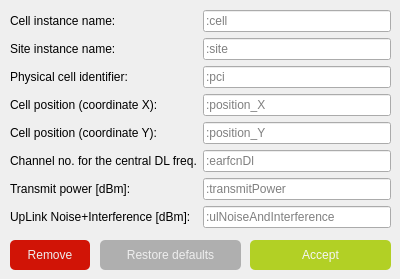
    <widget class="QWidget" name="cellTab">
     <attribute name="title">
      <string>Cell</string>
     </attribute>
     <widget class="QWidget" name="formLayoutWidget_2">
      <property name="geometry">
       <rect>
        <x>10</x>
        <y>10</y>
        <width>381</width>
        <height>221</height>
       </rect>
      </property>
      <layout class="QFormLayout" name="formLayout_2">
       <item row="0" column="0">
        <widget class="QLabel" name="cell_label_1">
         <property name="text">
          <string>Cell instance name:</string>
         </property>
        </widget>
       </item>
       <item row="0" column="1">
        <widget class="QLineEdit" name="cell">
         <property name="inputMask">
          <string/>
         </property>
         <property name="readOnly">
          <bool>false</bool>
         </property>
         <property name="placeholderText">
          <string>:cell</string>
         </property>
        </widget>
       </item>
       <item row="1" column="0">
        <widget class="QLabel" name="cell_label_2">
         <property name="text">
          <string>Site instance name:</string>
         </property>
        </widget>
       </item>
       <item row="1" column="1">
        <widget class="QLineEdit" name="site">
         <property name="placeholderText">
          <string>:site</string>
         </property>
        </widget>
       </item>
       <item row="2" column="0">
        <widget class="QLabel" name="cell_label_3">
         <property name="text">
          <string>Physical cell identifier:</string>
         </property>
        </widget>
       </item>
       <item row="2" column="1">
        <widget class="QLineEdit" name="pci">
         <property name="placeholderText">
          <string>:pci</string>
         </property>
        </widget>
       </item>
       <item row="3" column="0">
        <widget class="QLabel" name="cell_label_4">
         <property name="text">
          <string>Cell position (coordinate X):</string>
         </property>
        </widget>
       </item>
       <item row="3" column="1">
        <widget class="QLineEdit" name="position_X">
         <property name="placeholderText">
          <string>:position_X</string>
         </property>
        </widget>
       </item>
       <item row="4" column="0">
        <widget class="QLabel" name="cell_label_5">
         <property name="text">
          <string>Cell position (coordinate Y):</string>
         </property>
        </widget>
       </item>
       <item row="4" column="1">
        <widget class="QLineEdit" name="position_Y">
         <property name="placeholderText">
          <string>:position_Y</string>
         </property>
        </widget>
       </item>
       <item row="5" column="0">
        <widget class="QLabel" name="cell_label_6">
         <property name="text">
          <string>Channel no. for the central DL freq.</string>
         </property>
         <property name="wordWrap">
          <bool>false</bool>
         </property>
        </widget>
       </item>
       <item row="5" column="1">
        <widget class="QLineEdit" name="earfcnDl">
         <property name="placeholderText">
          <string>:earfcnDl</string>
         </property>
        </widget>
       </item>
       <item row="6" column="0">
        <widget class="QLabel" name="cell_label_7">
         <property name="text">
          <string>Transmit power [dBm]:</string>
         </property>
        </widget>
       </item>
       <item row="6" column="1">
        <widget class="QLineEdit" name="transmitPower">
         <property name="placeholderText">
          <string>:transmitPower</string>
         </property>
        </widget>
       </item>
       <item row="7" column="0">
        <widget class="QLabel" name="cell_label_8">
         <property name="text">
          <string>UpLink Noise+Interference [dBm]:</string>
         </property>
        </widget>
       </item>
       <item row="7" column="1">
        <widget class="QLineEdit" name="ulNoiseAndInterference">
         <property name="placeholderText">
          <string>:ulNoiseAndInterference</string>
         </property>
        </widget>
       </item>
      </layout>
     </widget>
     <widget class="QPushButton" name="setCellParamsBtn">
      <property name="geometry">
       <rect>
        <x>250</x>
        <y>240</y>
        <width>141</width>
        <height>30</height>
       </rect>
      </property>
      <property name="minimumSize">
       <size>
        <width>128</width>
        <height>0</height>
       </size>
      </property>
      <property name="styleSheet">
       <string notr="true">color: #f5f5f5;
border-radius:5px;
border-color: #eee;
background-color:#b2d025;</string>
      </property>
      <property name="text">
       <string>Accept</string>
      </property>
     </widget>
     <widget class="QPushButton" name="restoreCellBtn">
      <property name="geometry">
       <rect>
        <x>100</x>
        <y>240</y>
        <width>141</width>
        <height>30</height>
       </rect>
      </property>
      <property name="minimumSize">
       <size>
        <width>128</width>
        <height>0</height>
       </size>
      </property>
      <property name="styleSheet">
       <string notr="true">color: #eee;
border-radius:5px;
border-color: #eee;
background-color:#afafaf;</string>
      </property>
      <property name="text">
       <string>Restore defaults</string>
      </property>
     </widget>
     <widget class="QPushButton" name="removeCellBtn">
      <property name="geometry">
       <rect>
        <x>10</x>
        <y>240</y>
        <width>80</width>
        <height>30</height>
       </rect>
      </property>
      <property name="palette">
       <palette>
        <active>
         <colorrole role="WindowText">
          <brush brushstyle="SolidPattern">
           <color alpha="255">
            <red>238</red>
            <green>238</green>
            <blue>238</blue>
           </color>
          </brush>
         </colorrole>
         <colorrole role="Button">
          <brush brushstyle="SolidPattern">
           <color alpha="255">
            <red>209</red>
            <green>20</green>
            <blue>6</blue>
           </color>
          </brush>
         </colorrole>
         <colorrole role="Text">
          <brush brushstyle="SolidPattern">
           <color alpha="255">
            <red>238</red>
            <green>238</green>
            <blue>238</blue>
           </color>
          </brush>
         </colorrole>
         <colorrole role="ButtonText">
          <brush brushstyle="SolidPattern">
           <color alpha="255">
            <red>238</red>
            <green>238</green>
            <blue>238</blue>
           </color>
          </brush>
         </colorrole>
         <colorrole role="Base">
          <brush brushstyle="SolidPattern">
           <color alpha="255">
            <red>209</red>
            <green>20</green>
            <blue>6</blue>
           </color>
          </brush>
         </colorrole>
         <colorrole role="Window">
          <brush brushstyle="SolidPattern">
           <color alpha="255">
            <red>209</red>
            <green>20</green>
            <blue>6</blue>
           </color>
          </brush>
         </colorrole>
        </active>
        <inactive>
         <colorrole role="WindowText">
          <brush brushstyle="SolidPattern">
           <color alpha="255">
            <red>238</red>
            <green>238</green>
            <blue>238</blue>
           </color>
          </brush>
         </colorrole>
         <colorrole role="Button">
          <brush brushstyle="SolidPattern">
           <color alpha="255">
            <red>209</red>
            <green>20</green>
            <blue>6</blue>
           </color>
          </brush>
         </colorrole>
         <colorrole role="Text">
          <brush brushstyle="SolidPattern">
           <color alpha="255">
            <red>238</red>
            <green>238</green>
            <blue>238</blue>
           </color>
          </brush>
         </colorrole>
         <colorrole role="ButtonText">
          <brush brushstyle="SolidPattern">
           <color alpha="255">
            <red>238</red>
            <green>238</green>
            <blue>238</blue>
           </color>
          </brush>
         </colorrole>
         <colorrole role="Base">
          <brush brushstyle="SolidPattern">
           <color alpha="255">
            <red>209</red>
            <green>20</green>
            <blue>6</blue>
           </color>
          </brush>
         </colorrole>
         <colorrole role="Window">
          <brush brushstyle="SolidPattern">
           <color alpha="255">
            <red>209</red>
            <green>20</green>
            <blue>6</blue>
           </color>
          </brush>
         </colorrole>
        </inactive>
        <disabled>
         <colorrole role="WindowText">
          <brush brushstyle="SolidPattern">
           <color alpha="255">
            <red>238</red>
            <green>238</green>
            <blue>238</blue>
           </color>
          </brush>
         </colorrole>
         <colorrole role="Button">
          <brush brushstyle="SolidPattern">
           <color alpha="255">
            <red>209</red>
            <green>20</green>
            <blue>6</blue>
           </color>
          </brush>
         </colorrole>
         <colorrole role="Text">
          <brush brushstyle="SolidPattern">
           <color alpha="255">
            <red>238</red>
            <green>238</green>
            <blue>238</blue>
           </color>
          </brush>
         </colorrole>
         <colorrole role="ButtonText">
          <brush brushstyle="SolidPattern">
           <color alpha="255">
            <red>238</red>
            <green>238</green>
            <blue>238</blue>
           </color>
          </brush>
         </colorrole>
         <colorrole role="Base">
          <brush brushstyle="SolidPattern">
           <color alpha="255">
            <red>209</red>
            <green>20</green>
            <blue>6</blue>
           </color>
          </brush>
         </colorrole>
         <colorrole role="Window">
          <brush brushstyle="SolidPattern">
           <color alpha="255">
            <red>209</red>
            <green>20</green>
            <blue>6</blue>
           </color>
          </brush>
         </colorrole>
        </disabled>
       </palette>
      </property>
      <property name="styleSheet">
       <string notr="true">color: #eee;
border-radius:5px;
border-color: #eee;
background-color:#d11406;</string>
      </property>
      <property name="text">
       <string>Remove</string>
      </property>
     </widget>
    </widget>
